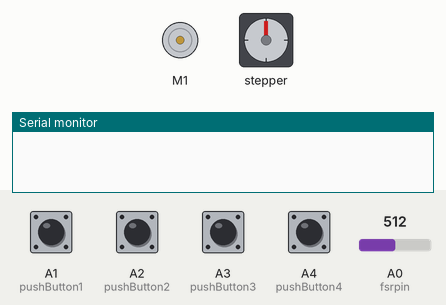
This sketch was run on a simulated Arduino Uno, built with avr-gcc and run on an emulated ATmega328P. Shown: DC motor (green arrow = forward, orange = backward, longer = faster), stepper motor, the last lines printed to the serial monitor. The test bench sets the inputs (shaded band); at power-on: A1 (pushButton1), A2 (pushButton2), A3 (pushButton3), A4 (pushButton4) HIGH, A0 (fsrpin) = 512. Stepper angles assume 2038 steps per turn.

Above: at 1.2 s.
1.3 s: A1 (pushButton1) pulled LOW for 0.15 s
At 1.75 s:
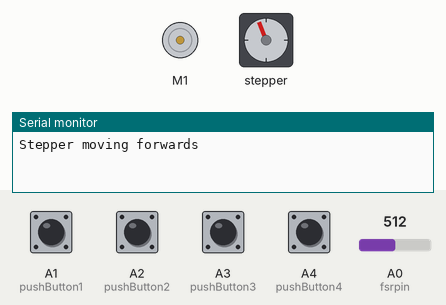
4.3 s: A0 (fsrpin) set to 893
7.3 s: A0 (fsrpin) set to 917
At 8.1 s:
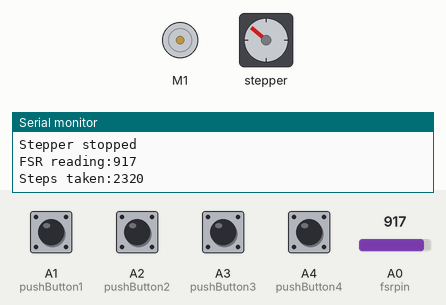
8.8 s: A2 (pushButton2) pulled LOW for 0.15 s
At 9.2 s:
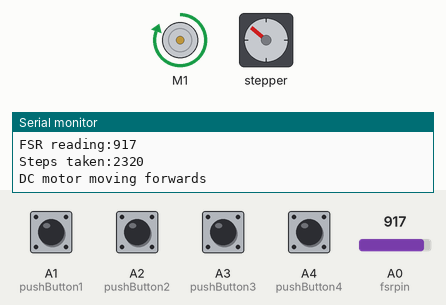
10.8 s: A3 (pushButton3) pulled LOW for 0.15 s
At 11.2 s:
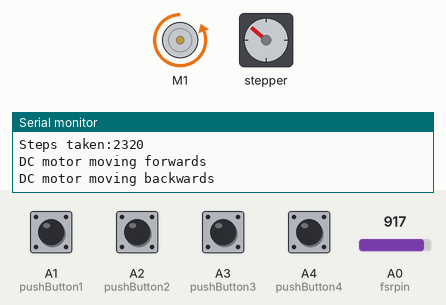
12.8 s: A1 (pushButton1) pulled LOW for 1 s
At 13.56 s:
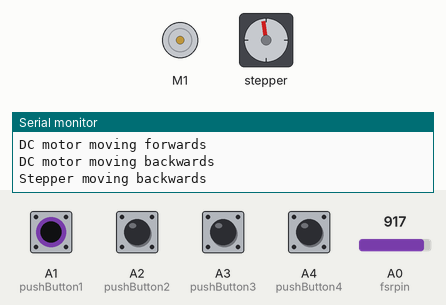
Timing chart, 0 to 16.8 s (numbered marks = the images above; inputs shaded):
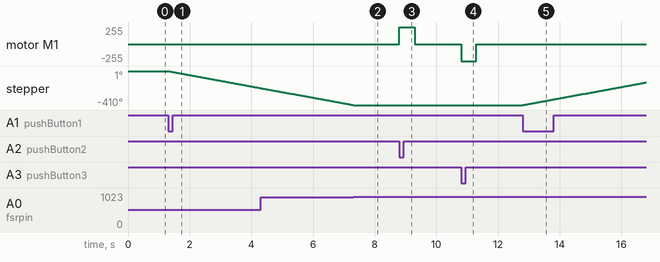

Measured:
- the behaviour switches between 900 and 901 on A0 (fsrpin) (found by bisection; images 1 and 2)
- after the input at 1.3 s, stepper: keeps turning counter-clockwise at about 69°/s, starting at once
- after the input at 7.3 s, stepper: goes on until 7.3 s, then stays -410°
- after the input at 8.8 s, motor M1: stopped → forward 255/255 at once, → stopped 0.50 s later
- after the input at 10.8 s, motor M1: stopped → backward 255/255 at once, → stopped 0.50 s later
- after the input at 12.8 s, stepper: keeps turning clockwise at about 69°/s, starting at once

The sketch:

MotorFSRPushButtonTest.ino
```cpp
/*
 * APSC 101 Example Sketch
 *
 * Created by E. Bos 2022/08/23
 *
 * This code controls the DC motor and stepper motor using three buttons. The stepper
 * is controlled with one button: when you push it once it will run until force is
 * detected on the FSR. When the same button is pushed again it will turn the same
 * number of steps in the opposite direction. The other two push buttons turn the DC
 * motor either forwards or backwards.
 *
 */

// Include the motor shield V1 library
#include <AFMotor.h>

// Define the analog pins used by the FSR and push buttons
#define fsrpin A0
#define pushButton1 A1
#define pushButton2 A2
#define pushButton3 A3
#define pushButton4 A4

// Define booleans to store the states of the push buttons and test variables
boolean pushButtonState1 = HIGH;
boolean pushButtonState2 = HIGH;
boolean pushButtonState3 = HIGH;
boolean pushButtonState4 = HIGH;
boolean test;
boolean stepperForwards = true;

//Define variable to store FSR readings and the number of steps taken
int fsrreading;
int steps = 0;

// Connect a stepper motor with 2038 steps per revolution to motor port #2 (M3 and M4)
AF_Stepper stepperMotor(2038, 2);

// Connect the DC motor to M1 on the motor control board
AF_DCMotor DCmotor(1, MOTOR12_1KHZ);

void setup() {
  // Set up serial communication to print things to the serial monitor at 9600 bps
  Serial.begin(9600);

  // Set the pushButton to being input, with a pullup resistor connected
  pinMode(pushButton1, INPUT_PULLUP);
  pinMode(pushButton2, INPUT_PULLUP);
  pinMode(pushButton3, INPUT_PULLUP);
  pinMode(pushButton4, INPUT_PULLUP);

  // Set the motor speed in rpm - generally anything more than 25 is too fast for the
  // motor to run smoothly
  stepperMotor.setSpeed(12);

  // Start the DC motor off still and set the speed
  DCmotor.run(RELEASE);
  DCmotor.setSpeed(255);
}

void loop() {
  // Read the state of the three push buttons
  pushButtonState1=digitalRead(pushButton1);
  pushButtonState2=digitalRead(pushButton2);
  pushButtonState3=digitalRead(pushButton3);

  // Turn the stepper forwards until the FSR detects any pressure
  if (pushButtonState1==LOW && stepperForwards==true){
    test = true; // Set test to true for the while loop to run
    Serial.println("Stepper moving forwards");
    while (test==true){
      stepperMotor.step(10, BACKWARD, DOUBLE); // Take 10 steps then add 10 to the steps variable
      steps += 10;
      fsrreading = analogRead(fsrpin);

      //stop button
      pushButtonState4 = digitalRead(pushButton4);
      if (pushButtonState4 == LOW) {
        test = false;
        stepperForwards = false;
      }
      else if (fsrreading > 900){
        Serial.println("Stepper stopped");
        Serial.print("FSR reading:");
        Serial.println(fsrreading);
        Serial.print("Steps taken:");
        Serial.println(steps);
        test = false; // Stop the while loop now that enough pressure has been detected
        stepperForwards = false; // Tell the sketch to skip to the backwards loop until the button has been pressed again
      }
    }
  }
  else if (pushButtonState1==LOW){
    Serial.println("Stepper moving backwards");
    stepperMotor.step(steps, FORWARD, DOUBLE);
    stepperForwards = true;
    steps = 0;

    // This next function is important as it stops current from going through the stepper motor when you don't need the motor
    // to hold its position. This should be included any time you don't need the stepper to remain fixed.
    stepperMotor.release();
  }

  // Turn the DC motor forwards or backwards depending on which button is pressed
  if (pushButtonState2==LOW){
    Serial.println("DC motor moving forwards");
    DCmotor.run(FORWARD);
    delay(500);
  }
  else if (pushButtonState3==LOW){
    Serial.println("DC motor moving backwards");
    DCmotor.run(BACKWARD);
    delay(500);
  }
  else{
    DCmotor.run(RELEASE);
  }

}
```
